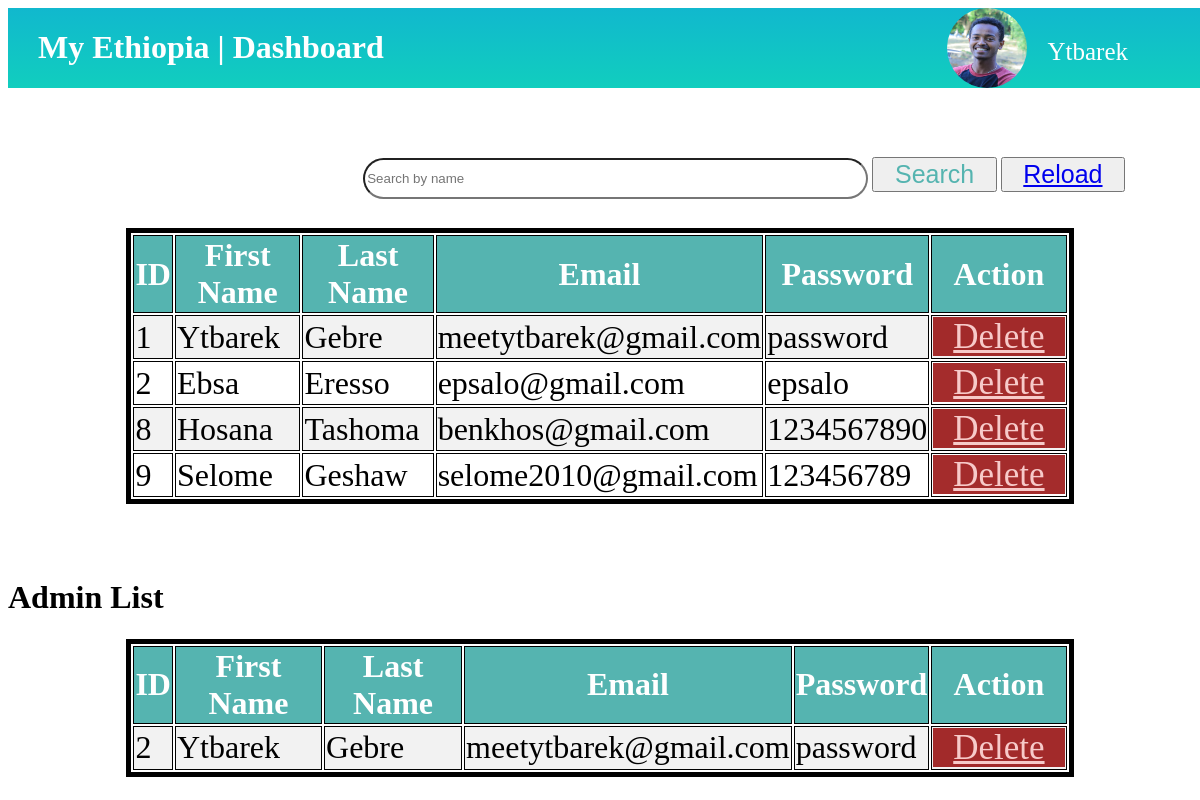
The app's page /admin.php with its own data.
### tables this page shows
CREATE TABLE `users` (
  `id` int(10) NOT NULL,
  `firstname` varchar(25) NOT NULL,
  `lastname` varchar(25) NOT NULL,
  `email` varchar(40) NOT NULL,
  `password` varchar(25) NOT NULL,
  `nickname` varchar(25) NOT NULL
);

### admin.php (the view, shortened to what this page needs)
<?php
require 'connect.php';
?>
<!DOCTYPE html>
<html>
<head>
	<link rel="stylesheet" type="text/css" href="css/admin.css">
	<link rel="stylesheet" type="text/css" href="css/all.css">
</head>
<body>
<div class="mainheader">
    <h1>My Ethiopia | Dashboard</h1>
    <div class="rightcont">
    <img class="enve" src="img/team/ytbarek.jpg" alt="">
    <label style="font-size: 25px;" class="username">Ytbarek</label>
    </div>
</div>
<br>
<br>
<br>
<br>
<br>
<div >
	<form method="POST">
		<div class="search">
             <span>
             	 <input class="input-field" type="text" placeholder="Search by name"  name="searchbynamevalue" >
              	<button class="searchbtn" name="searchbyname" type="submit" >Search</button>
               	<button class="searchbtn" ><a href="admin.php">Reload</a></button>
             </span>
            </div>
    </form>
</div>
 <section>
 	<div class="row">
		<div class="front">
 		</div>
		<div class="middle">
 			<table class="table-responsive">
                   <tr>
                    <th>ID</th>
                  	<th>First Name</th>
                  	<th>Last Name</th>
                  	<th>Email</th>
                  	<th>Password</th>
                  	<th>Action</th>
                  </tr>
<?php
                      $adminlistqry="SELECT * FROM `users`";
    					$adminlistresl= mysqli_query($conn,$adminlistqry);
   						 while($tablerows=mysqli_fetch_row($adminlistresl)){
?>
                  <tr>
                  	<td><?php echo $tablerows[0]; ?> </td>
                  	<td><?php echo $tablerows[1]; ?> </td>
                  	<td><?php echo $tablerows[2]; ?></td>
                  	<td><?php echo $tablerows[3]; ?></td>
                  	<td><?php echo $tablerows[4]; ?></td>
                  	<td><a  class="btn btn-danger" href="delete.php?id=<?php echo $tablerows[0];?>">Delete</a></td>
                  </tr>
                  <?php }
               ?>
              </table>
                </div>
            </div>
 </section>
 <br><br><br>
 <h1>Admin List</h1>
 <section>
  <div class="row">
    <div class="front">
    </div>
    <div class="middle">
      <table class="table-responsive">
                   <tr>
                    <th>ID</th>
                    <th>First Name</th>
                    <th>Last Name</th>
                    <th>Email</th>
                    <th>Password</th>
                    <th>Action</th>
                  </tr>
<?php
                      $adminlistqry="SELECT * FROM `adminuser`";
              $adminlistresl= mysqli_query($conn,$adminlistqry);
               while($tablerows=mysqli_fetch_row($adminlistresl)){
?>
                  <tr>
                    <td><?php echo $tablerows[0]; ?> </td>
                    <td><?php echo $tablerows[1]; ?> </td>
                    <td><?php echo $tablerows[2]; ?></td>
                    <td><?php echo $tablerows[3]; ?></td>
                    <td><?php echo $tablerows[4]; ?></td>
                    <td><a  class="btn btn-danger" href="admindelete.php?id=<?php echo $tablerows[0];?>">Delete</a></td>
                  </tr>
                  <?php }
               ?>
              </table>
                </div>
            </div>
 </section>
</body>
</html>

### css/admin.css (style rules this page uses)
.mainheader { width: 100%; height: 80px; background:linear-gradient(rgb(17, 184, 206),rgb(17, 206, 190)); position:absolute; padding-top: 0px; }
.mainheader h1 { color: white; text-shadow: #fff; font-weight: bolder; margin-left: 30px; width: 500px; overflow: hidden; float: left; }
.rightcont { float: right; }
.enve { width: 80px; height: 80px; border-radius: 100%; }
.username { margin-right:80px; color: white; position: relative; padding-top: 30px; float: right; padding-left: 20px; }
.btn-danger { background: rgba(146, 0, 0, 0.829); color:white; }
.btn { padding: 0px 20px; font-size: 35px; text-align: center; color: #F7CAC9; }
.table-responsive { margin-top: 1px; width: 100%; border: 5px solid; }
.table-responsive tr { font-size: 32px; padding-left: 20px; }
table, td { border: 1px solid black; }
th { background-color: #55B4B0; color: white; border: 1px solid black; }
tr:nth-child(even) { background-color: #f2f2f2 }
.front { float: left; width: 10%; }
.middle { float: left; width: 80%; }
.row:after { content: ""; display: table; clear: both; }
.search { margin-top: 50px; padding-left: 30%; width: 70%; }
.input-field { align-self: center; width: 60%; background-color: #fff; margin: 10px 0; height: 35px; border-radius: 55px; }
.searchbtn { font-size: 25px; width: 15%; text-align: center; color: #55B4B0; }

### records on screen
users: id "1", firstname "Ytbarek", lastname "Gebre", email "meetytbarek@gmail.com", password "password"
users: id "2", firstname "Ebsa", lastname "Eresso", email "epsalo@gmail.com", password "epsalo"
users: id "8", firstname "Hosana", lastname "Tashoma", email "benkhos@gmail.com", password "1234567890"
users: id "9", firstname "Selome", lastname "Geshaw", email "selome2010@gmail.com", password "123456789"

### other values on screen
$tablerows[0] "2"
$tablerows[1] "Ytbarek"
$tablerows[2] "Gebre"
$tablerows[3] "meetytbarek@gmail.com"
$tablerows[4] "password"
